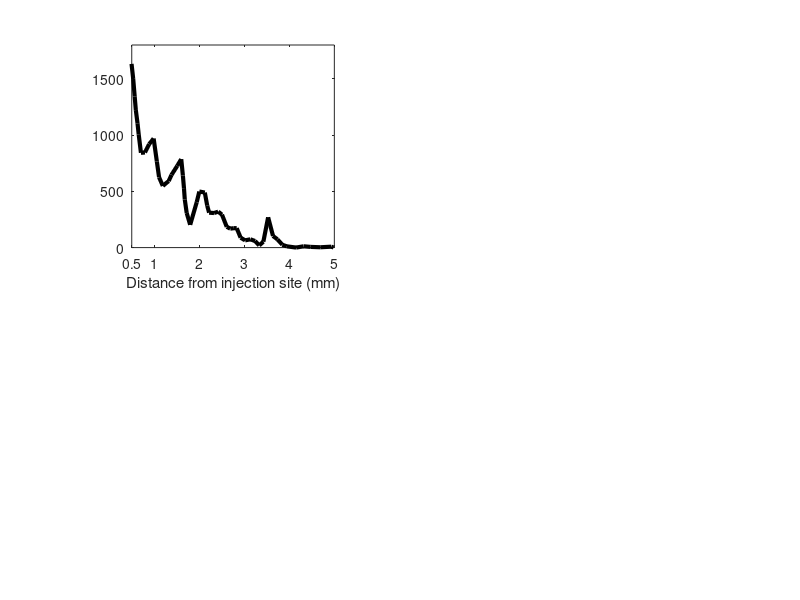

Here is the MATLAB script that generated this plot: (Note: this script raises an error after producing the figure.)
figure;
subplot(221);
dist1 = load("Dist1.csv");
[dist,ind] = sort(dist1(:,1)); number = abs(dist1(ind,2));
plot(dist,number,'k','linewidth',3); pbaspect([1 1 1])
xlim([0.5 5]); ylim([0 1800]);
xlabel("Distance from injection site (mm)");
xticks([0.5 1 2 3 4 5]); xticklabels(["0.5" "1.0" "2.0" "3.0" "4.0" "5.0"]);
yticks([0 300 600 900 1200 1500 1800]); ylabel("Number of boutons");
title("Bouton distribution along preferred axis");

subplot(222);
SCT = load("Scatter.csv");
scatter(SCT(:,1),SCT(:,2),'dk',"linewidth",2);
xlim([0 4]); ylim([0 4]); axis image;
hold on; plot([0 4],[0 4],'--k');
xlabel("Max distance preferred axis (mm)");
ylabel("Max distance orthogonal axis (mm)");
title("Long-ranged bouton distributions");

subplot(2,2,[3,4]);
polar = load("Polar1.csv");
[theta,ind] = sort(polar(:,2)); theta = theta*pi/180;
rho = polar(ind,1);
polarplot([theta; theta(1)],[rho; rho(1)],'k','linewidth',3);
rticks([]); rlim([0 max(rho)]);
thetaticklabels(string(0:30:330)+char(176));
hold on; polarplot(0,0,'+k','markersize',10,'linewidth',3);
polarplot([0 pi],[max(rho) max(rho)],'--k');
%legend("Median (13 cases)");
title("Orientation specificity of bouton distributions");

set(gcf, 'Position', [50 50 700 700])

figure;
sorted = theta;
sorted(theta>pi) = sorted(theta>pi)-pi;
sorted(sorted>pi/2) = pi-sorted(sorted>pi/2);
[sorted, ind] = sort(sorted);
plot(sorted,rho(ind),'o');
xticks([0, pi/6, pi/3 pi/2]); xlim([0 pi/2]);

hold on;
f = fit(sorted, rho(ind), 'exp1')
plot(f,sorted,rho(ind));